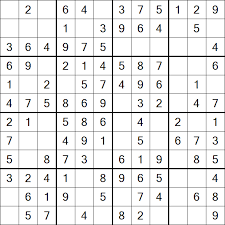
#> input picture Photos/sudoku.png, 225 x 225 px
$ python 14.edgeDetection.py
#> lines starting #> are read from the running program, lines starting #| are printed output that depends on the picture
import cv2 as cv
import numpy as np

img = cv.imread("Photos/sudoku.png")
#> img is the input picture: shape (225, 225, 3); mean B, G, R 234.1, 234, 234

cv.imshow("img",img)
# gradients = edge like regions in an image, but are not the same as edges in theory

# besides canny, we have laplacin and sobel for edge detection

gray = cv.cvtColor(img, cv.COLOR_BGR2GRAY)
cv.imshow("gray",gray)
# described as chalkboard that was smudged a bit
# we do the absolute, when transition from black to white and vice versa, we get positive and neg slopes the absolute makes sure we only have positive pixel values
lap = cv.Laplacian(gray, cv.CV_64F)
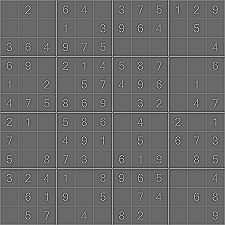
#> lap: shape (225, 225) float64; min -655, max 935, mean 1.3; drawn with min black and max white
lap = np.uint8(np.absolute(lap))
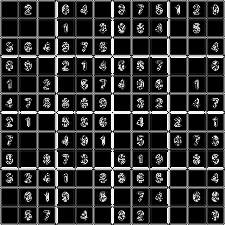
#> lap: shape (225, 225); min 0, max 255, mean 49.5
cv.imshow("lap",lap)

# sobel - gradients in two directions, x and y
sobelx = cv.Sobel(gray,cv.CV_64F,1,0)
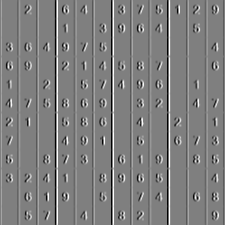
#> sobelx: shape (225, 225) float64; min -1020, max 1020, mean 0; drawn with min black and max white
sobely = cv.Sobel(gray,cv.CV_64F,0,1)
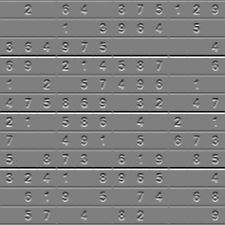
#> sobely: shape (225, 225) float64; min -1020, max 1020, mean 0; drawn with min black and max white
combine_sobel = cv.bitwise_or(sobely,sobelx)
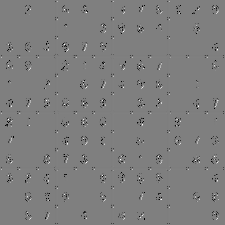
#> combine_sobel: shape (225, 225) float64; 0.14% of the values are NaN or infinite; the others: min -130944, max 130944, mean -1133.8; drawn with min black, max white, NaN and infinite black

cv.imshow("combine sobel",combine_sobel)
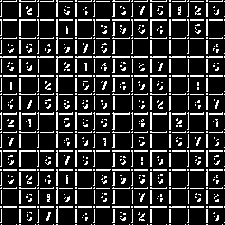
#> window 'combine sobel': shape (225, 225); 18.3% white in thin lines or dots

cv.imshow("sobel x",sobelx)
cv.imshow("sobel y",sobely)

# canny

canny = cv.Canny(gray,150,175)
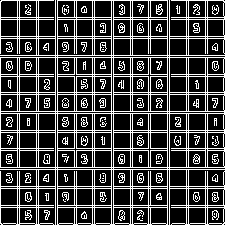
#> canny: shape (225, 225); 25.6% white in thin lines or dots
cv.imshow("canny",canny)

cv.waitKey(0)
